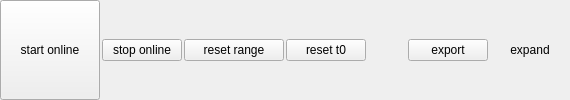
     <widget class="QWidget" name="controlBarSmall" native="true">
      <layout class="QHBoxLayout" name="horizontalLayout_4">
       <property name="spacing">
        <number>2</number>
       </property>
       <property name="leftMargin">
        <number>0</number>
       </property>
       <property name="topMargin">
        <number>0</number>
       </property>
       <property name="rightMargin">
        <number>0</number>
       </property>
       <property name="bottomMargin">
        <number>0</number>
       </property>
       <item>
        <widget class="QPushButton" name="startButton2">
         <property name="sizePolicy">
          <sizepolicy hsizetype="Minimum" vsizetype="Minimum">
           <horstretch>0</horstretch>
           <verstretch>0</verstretch>
          </sizepolicy>
         </property>
         <property name="minimumSize">
          <size>
           <width>100</width>
           <height>0</height>
          </size>
         </property>
         <property name="toolTip">
          <string>start online mode</string>
         </property>
         <property name="text">
          <string>start online</string>
         </property>
        </widget>
       </item>
       <item>
        <widget class="QPushButton" name="stopButton2">
         <property name="toolTip">
          <string>stop online mode</string>
         </property>
         <property name="text">
          <string>stop online</string>
         </property>
        </widget>
       </item>
       <item>
        <widget class="QPushButton" name="resetRangeButton2">
         <property name="minimumSize">
          <size>
           <width>100</width>
           <height>0</height>
          </size>
         </property>
         <property name="toolTip">
          <string>reset time range</string>
         </property>
         <property name="text">
          <string>reset range</string>
         </property>
        </widget>
       </item>
       <item>
        <widget class="QPushButton" name="resetT0Button2">
         <property name="toolTip">
          <string>set t0 to midpoint of range</string>
         </property>
         <property name="text">
          <string>reset t0</string>
         </property>
        </widget>
       </item>
       <item>
        <spacer name="horizontalSpacer_7">
         <property name="orientation">
          <enum>Qt::Horizontal</enum>
         </property>
         <property name="sizeHint" stdset="0">
          <size>
           <width>40</width>
           <height>20</height>
          </size>
         </property>
        </spacer>
       </item>
       <item>
        <widget class="QPushButton" name="exportButton2">
         <property name="toolTip">
          <string>export scene or data to file (PNG, SVG, PDF, HDF5)</string>
         </property>
         <property name="text">
          <string>export</string>
         </property>
        </widget>
       </item>
       <item>
        <widget class="QPushButton" name="controlExpandButton">
         <property name="sizePolicy">
          <sizepolicy hsizetype="Minimum" vsizetype="Minimum">
           <horstretch>0</horstretch>
           <verstretch>0</verstretch>
          </sizepolicy>
         </property>
         <property name="minimumSize">
          <size>
           <width>10</width>
           <height>0</height>
          </size>
         </property>
         <property name="toolTip">
          <string>expand control bar</string>
         </property>
         <property name="text">
          <string>expand</string>
         </property>
         <property name="checkable">
          <bool>false</bool>
         </property>
         <property name="flat">
          <bool>true</bool>
         </property>
        </widget>
       </item>
      </layout>
     </widget>
